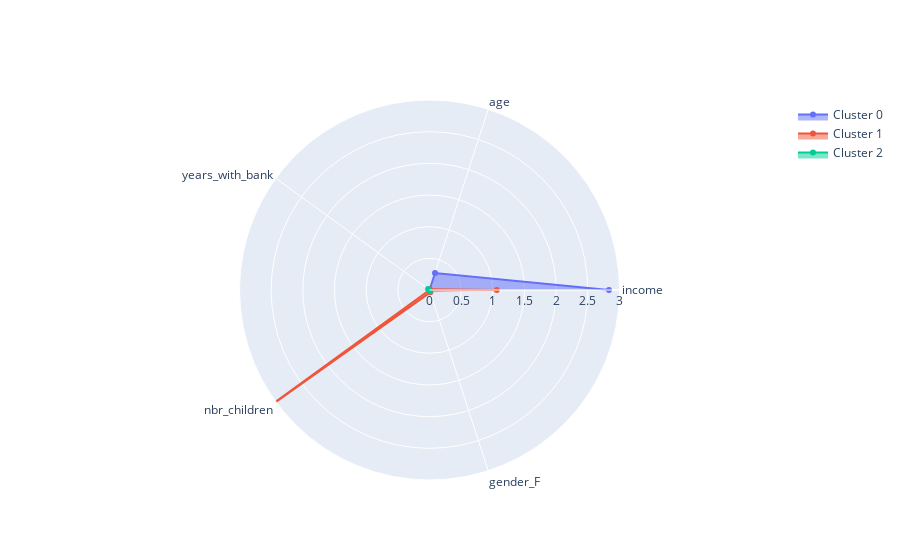

Here is the notebook cell this chart was saved with:
### Code cell
features = list(means2.columns)

fig = go.Figure()

clusters=[0,1,2]

for c in clusters:
    fig.add_trace(go.Scatterpolar(
          r=list(means2.loc[c]),
          theta=features,
          fill='toself',
          name='Cluster '+str(c)
    ))

fig.update_layout(
      polar=dict(
        radialaxis=dict(
          visible=True,
          range=[0, 3]
        )),
      showlegend=True
    )

fig.show()

### Figure 1 — Plotly figure (JSON) as saved in the notebook; plotly's stock layout.template omitted (floating-point values rounded to 4 significant figures)
{"data": [{"fill": "toself", "name": "Cluster 0", "r": [2.833, 0.2827, -0.4074, 0.01126, -0.4557], "theta": ["income", "age", "years_with_bank", "nbr_children", "gender_F "], "type": "scatterpolar"}, {"fill": "toself", "name": "Cluster 1", "r": [1.062, 0.01073, -0.2804, 3.361, 0.03903], "theta": ["income", "age", "years_with_bank", "nbr_children", "gender_F "], "type": "scatterpolar"}, {"fill": "toself", "name": "Cluster 2", "r": [-0.1636, -0.01371, 0.02701, -0.09242, 0.02057], "theta": ["income", "age", "years_with_bank", "nbr_children", "gender_F "], "type": "scatterpolar"}], "layout": {"polar": {"angularaxis": {"type": "category"}, "radialaxis": {"autorange": false, "range": [0, 3], "type": "linear", "visible": true}}, "showlegend": true}}
